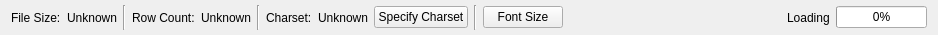
<?xml version="1.0" encoding="UTF-8"?>
<ui version="4.0">
 <class>EditorStatusBar</class>
 <widget class="QWidget" name="EditorStatusBar">
  <property name="geometry">
   <rect>
    <x>0</x>
    <y>0</y>
    <width>938</width>
    <height>35</height>
   </rect>
  </property>
  <property name="windowTitle">
   <string>Form</string>
  </property>
  <layout class="QHBoxLayout" name="horizontalLayout">
   <property name="topMargin">
    <number>5</number>
   </property>
   <property name="bottomMargin">
    <number>5</number>
   </property>
   <item>
    <layout class="QHBoxLayout" name="fileSizeArea">
     <item>
      <widget class="QLabel" name="fileSizeLabel">
       <property name="text">
        <string>File Size:</string>
       </property>
      </widget>
     </item>
     <item>
      <widget class="QLabel" name="fileSizeContent">
       <property name="text">
        <string>Unknown</string>
       </property>
      </widget>
     </item>
     <item>
      <widget class="Line" name="fileSizeAreaSep">
       <property name="orientation">
        <enum>Qt::Vertical</enum>
       </property>
      </widget>
     </item>
    </layout>
   </item>
   <item>
    <layout class="QHBoxLayout" name="rowCountArea">
     <item>
      <widget class="QLabel" name="rowCountLabel">
       <property name="text">
        <string>Row Count:</string>
       </property>
      </widget>
     </item>
     <item>
      <widget class="QLabel" name="rowCountContent">
       <property name="text">
        <string>Unknown</string>
       </property>
      </widget>
     </item>
     <item>
      <widget class="Line" name="rowCountAreaSep">
       <property name="orientation">
        <enum>Qt::Vertical</enum>
       </property>
      </widget>
     </item>
    </layout>
   </item>
   <item>
    <layout class="QHBoxLayout" name="charsetArea">
     <item>
      <widget class="QLabel" name="charsetLabel">
       <property name="text">
        <string>Charset:</string>
       </property>
      </widget>
     </item>
     <item>
      <widget class="QLabel" name="charsetContent">
       <property name="text">
        <string>Unknown</string>
       </property>
      </widget>
     </item>
     <item>
      <widget class="QPushButton" name="charsetSpecifyButton">
       <property name="text">
        <string>Specify Charset</string>
       </property>
      </widget>
     </item>
     <item>
      <widget class="Line" name="charsetAreaSep">
       <property name="orientation">
        <enum>Qt::Vertical</enum>
       </property>
      </widget>
     </item>
    </layout>
   </item>
   <item>
    <layout class="QHBoxLayout" name="fontSizeArea">
     <item>
      <widget class="QPushButton" name="fontSizeButton">
       <property name="text">
        <string>Font Size</string>
       </property>
      </widget>
     </item>
    </layout>
   </item>
   <item>
    <widget class="QLabel" name="statusMessage">
     <property name="text">
      <string/>
     </property>
    </widget>
   </item>
   <item>
    <spacer name="horizontalSpacer">
     <property name="orientation">
      <enum>Qt::Horizontal</enum>
     </property>
     <property name="sizeHint" stdset="0">
      <size>
       <width>40</width>
       <height>20</height>
      </size>
     </property>
    </spacer>
   </item>
   <item>
    <layout class="QHBoxLayout" name="progressArea">
     <item>
      <widget class="QLabel" name="progressLabel">
       <property name="text">
        <string>Loading</string>
       </property>
      </widget>
     </item>
     <item>
      <widget class="QProgressBar" name="progressBar">
       <property name="sizePolicy">
        <sizepolicy hsizetype="Fixed" vsizetype="Fixed">
         <horstretch>0</horstretch>
         <verstretch>0</verstretch>
        </sizepolicy>
       </property>
       <property name="value">
        <number>0</number>
       </property>
      </widget>
     </item>
    </layout>
   </item>
  </layout>
 </widget>
 <resources/>
 <connections/>
</ui>
